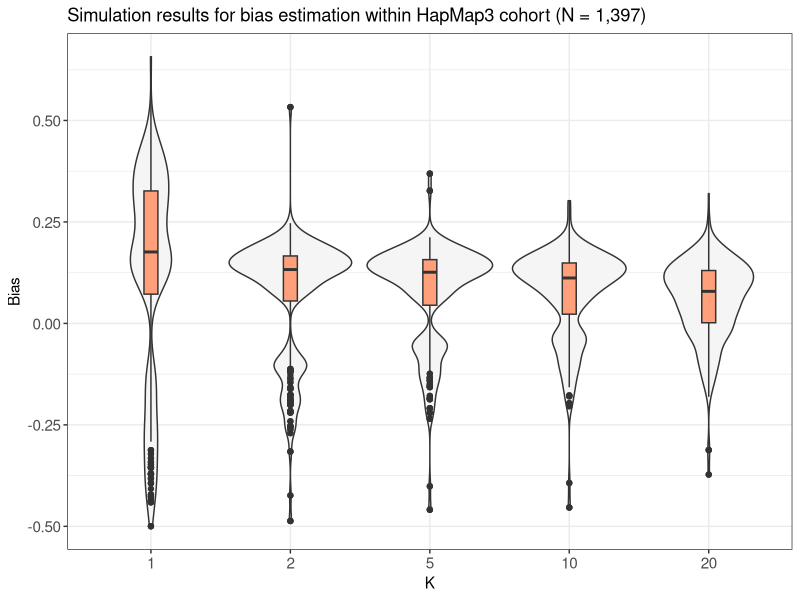
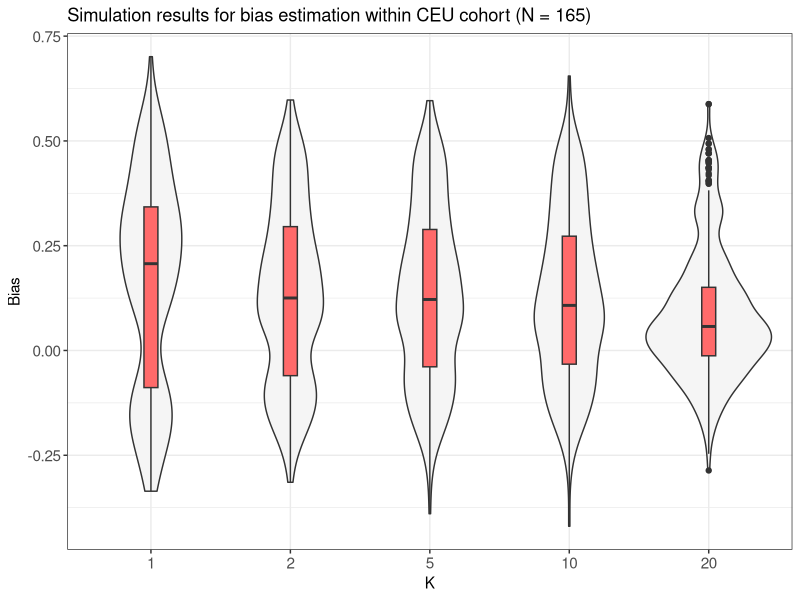
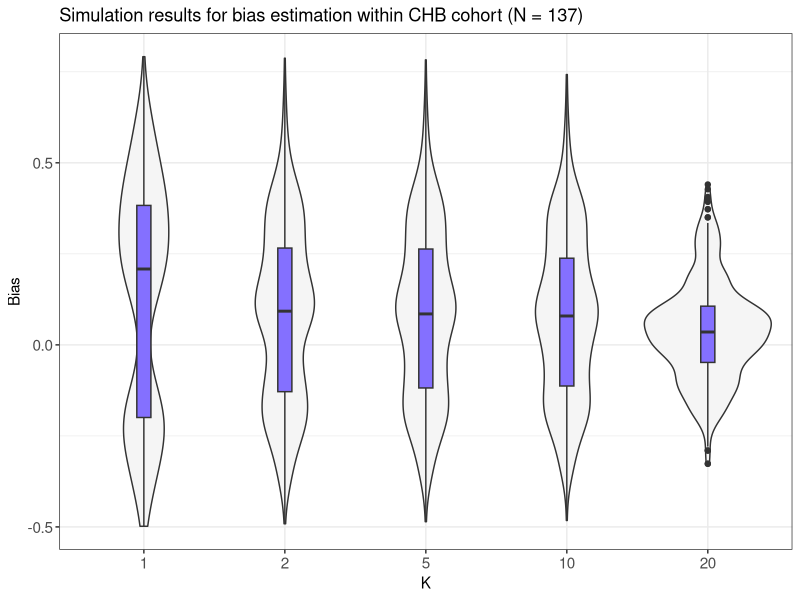
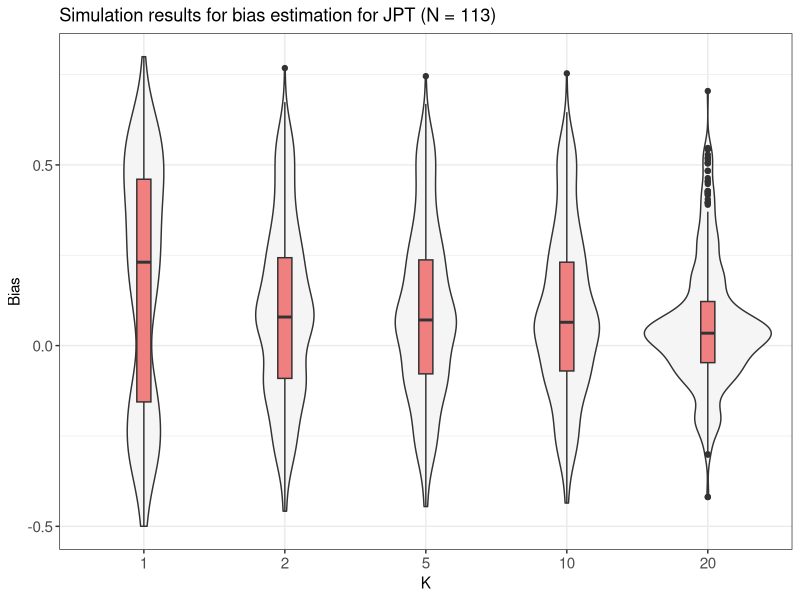
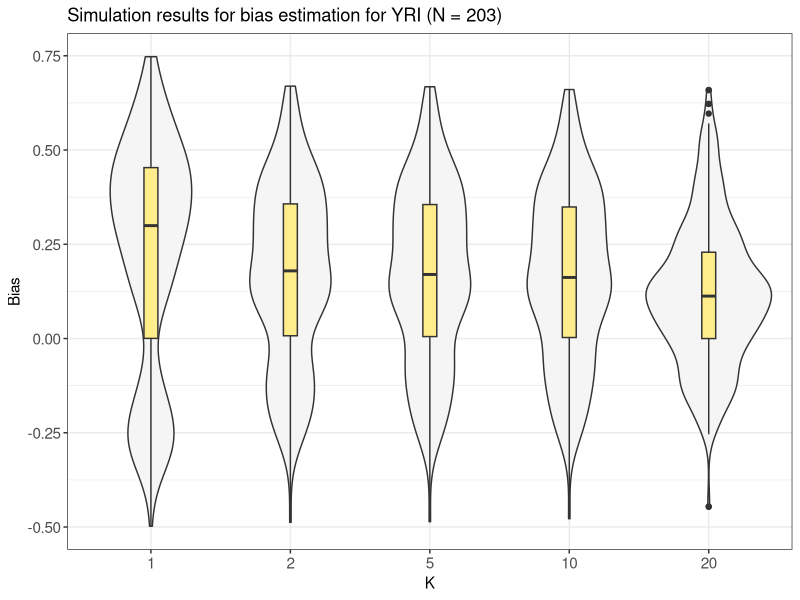
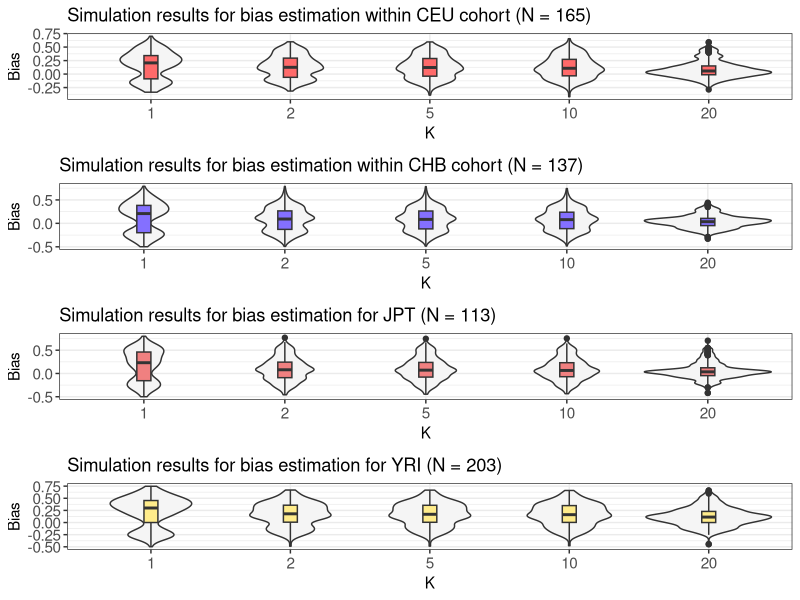
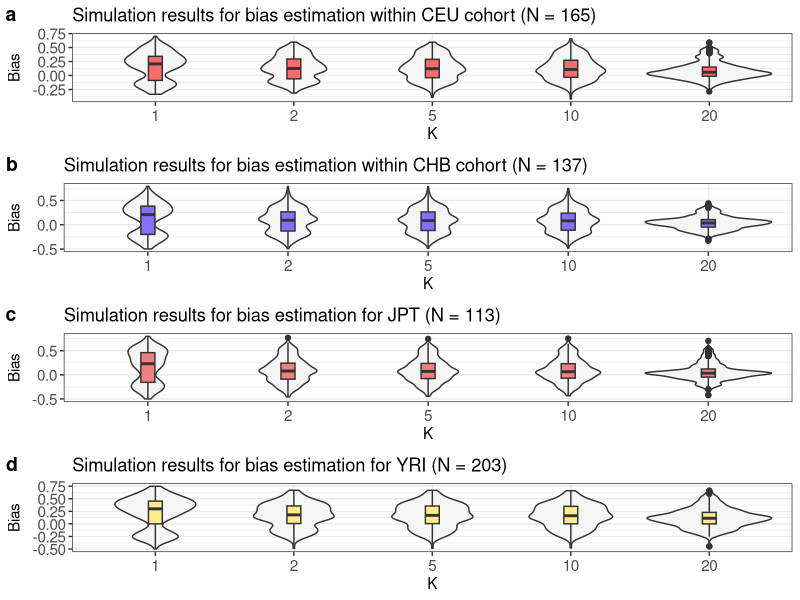
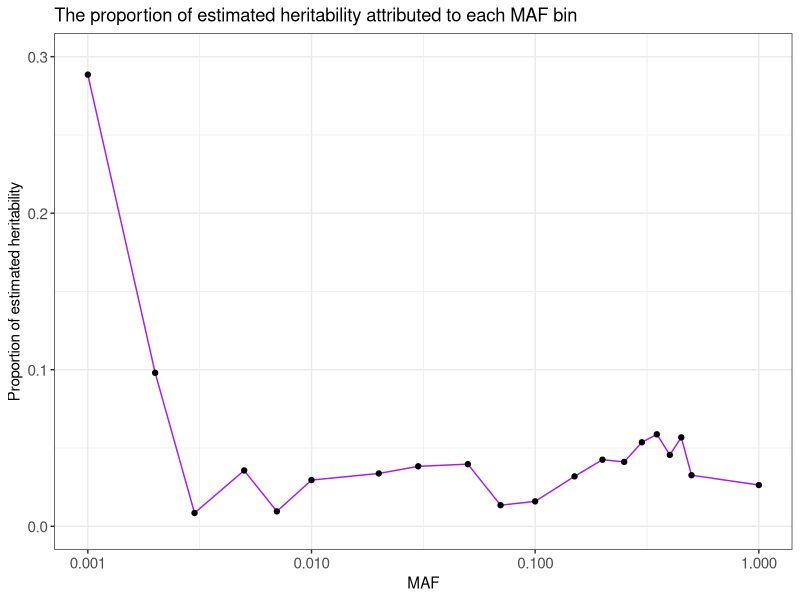

These figures' R source, in order:
## ---- chunk 1
knitr::opts_chunk$set(echo = TRUE)
## ---- chunk 2
library(ggplot2)
library(gridExtra)
library(grid)
library(cowplot)
## ---- chunk 3
bias_fin <- read.csv('../data/HapMap3.csv')

# mean and variance for different bins
# for K = 1
mean(bias_fin$K1)
var(bias_fin$K1)
# for K = 2
mean(bias_fin$K2)
var(bias_fin$K2)
# for K = 5
mean(bias_fin$K5)
var(bias_fin$K5)
# for K = 10
mean(bias_fin$K10)
var(bias_fin$K10)
# for K = 20
mean(bias_fin$K20)
var(bias_fin$K20)


sub1 <- as.data.frame(cbind(bias_fin$K1, rep(1,nrow(bias_fin))))
sub2 <- as.data.frame(cbind(bias_fin$K2, rep(2,nrow(bias_fin))))
sub3 <- as.data.frame(cbind(bias_fin$K5, rep(5,nrow(bias_fin))))
sub4 <- as.data.frame(cbind(bias_fin$K10, rep(10,nrow(bias_fin))))
sub5 <- as.data.frame(cbind(bias_fin$K20, rep(20,nrow(bias_fin))))
colnames(sub1) <- c('bias','k')
colnames(sub2) <- c('bias','k')
colnames(sub3) <- c('bias','k')
colnames(sub4) <- c('bias','k')
colnames(sub5) <- c('bias','k')


bias_plot <- rbind(sub1, sub2)
bias_plot <- rbind(bias_plot, sub3)
bias_plot <- rbind(bias_plot, sub4)
bias_plot <- rbind(bias_plot, sub5)

p0 <- ggplot(bias_plot, aes(x = as.factor(k), y = bias)) + 
        geom_violin(fill='gray96') +  
        geom_boxplot(width=0.1,fill='lightsalmon') +
        xlab("K") + 
        ylab("Bias") +
        ggtitle("Simulation results for bias estimation within HapMap3 cohort (N = 1,397)") +
        theme(plot.title=element_text(hjust=0.5, size=rel(1.0))) +
        theme_bw() +
        theme(axis.text = element_text(size=rel(1.0)),
              axis.title = element_text(size=rel(1.0)))
p0

## ---- chunk 4
bias_fin <- read.csv('../data/CEU.csv')

# mean and variance for different bins
# for K = 1
mean(bias_fin$K1)
var(bias_fin$K1)
# for K = 2
mean(bias_fin$K2)
var(bias_fin$K2)
# for K = 5
mean(bias_fin$K5)
var(bias_fin$K5)
# for K = 10
mean(bias_fin$K10)
var(bias_fin$K10)
# for K = 20
mean(bias_fin$K20)
var(bias_fin$K20)

sub1 <- as.data.frame(cbind(bias_fin$K1, rep(1,nrow(bias_fin))))
sub2 <- as.data.frame(cbind(bias_fin$K2, rep(2,nrow(bias_fin))))
sub3 <- as.data.frame(cbind(bias_fin$K5, rep(5,nrow(bias_fin))))
sub4 <- as.data.frame(cbind(bias_fin$K10, rep(10,nrow(bias_fin))))
sub5 <- as.data.frame(cbind(bias_fin$K20, rep(20,nrow(bias_fin))))
colnames(sub1) <- c('bias','k')
colnames(sub2) <- c('bias','k')
colnames(sub3) <- c('bias','k')
colnames(sub4) <- c('bias','k')
colnames(sub5) <- c('bias','k')


bias_plot <- rbind(sub1, sub2)
bias_plot <- rbind(bias_plot, sub3)
bias_plot <- rbind(bias_plot, sub4)
bias_plot <- rbind(bias_plot, sub5)

p1 <- ggplot(bias_plot, aes(x = as.factor(k), y = bias)) + 
        geom_violin(fill='gray96') +  
        geom_boxplot(width=0.1,fill='indianred1') +
        xlab("K") + 
        ylab("Bias") +
        ggtitle("Simulation results for bias estimation within CEU cohort (N = 165)") +
        theme(plot.title=element_text(hjust=0.5, size=rel(1.0))) +
        theme_bw() +
        theme(axis.text = element_text(size=rel(1.0)),
              axis.title = element_text(size=rel(1.0)))
p1
## ---- chunk 5
bias_fin <- read.csv('../data/CHB.csv')

# mean and variance for different bins
# for K = 1
mean(bias_fin$K1)
var(bias_fin$K1)
# for K = 2
mean(bias_fin$K2)
var(bias_fin$K2)
# for K = 5
mean(bias_fin$K5)
var(bias_fin$K5)
# for K = 10
mean(bias_fin$K10)
var(bias_fin$K10)
# for K = 20
mean(bias_fin$K20)
var(bias_fin$K20)

sub1 <- as.data.frame(cbind(bias_fin$K1, rep(1,nrow(bias_fin))))
sub2 <- as.data.frame(cbind(bias_fin$K2, rep(2,nrow(bias_fin))))
sub3 <- as.data.frame(cbind(bias_fin$K5, rep(5,nrow(bias_fin))))
sub4 <- as.data.frame(cbind(bias_fin$K10, rep(10,nrow(bias_fin))))
sub5 <- as.data.frame(cbind(bias_fin$K20, rep(20,nrow(bias_fin))))
colnames(sub1) <- c('bias','k')
colnames(sub2) <- c('bias','k')
colnames(sub3) <- c('bias','k')
colnames(sub4) <- c('bias','k')
colnames(sub5) <- c('bias','k')


bias_plot <- rbind(sub1, sub2)
bias_plot <- rbind(bias_plot, sub3)
bias_plot <- rbind(bias_plot, sub4)
bias_plot <- rbind(bias_plot, sub5)

p2 <- ggplot(bias_plot, aes(x = as.factor(k), y = bias)) + 
        geom_violin(fill='gray96') +  
        geom_boxplot(width=0.1,fill='lightslateblue') +
        xlab("K") + 
        ylab("Bias") +
        ggtitle("Simulation results for bias estimation within CHB cohort (N = 137)") +
        theme(plot.title=element_text(hjust=0.5, size=rel(1.0))) +
        theme_bw() +
        theme(axis.text = element_text(size=rel(1.0)),
              axis.title = element_text(size=rel(1.0)))
p2
## ---- chunk 6
bias_fin <- read.csv('../data/JPT.csv')

# mean and variance for different bins
# for K = 1
mean(bias_fin$K1)
var(bias_fin$K1)
# for K = 2
mean(bias_fin$K2)
var(bias_fin$K2)
# for K = 5
mean(bias_fin$K5)
var(bias_fin$K5)
# for K = 10
mean(bias_fin$K10)
var(bias_fin$K10)
# for K = 20
mean(bias_fin$K20)
var(bias_fin$K20)

sub1 <- as.data.frame(cbind(bias_fin$K1, rep(1,nrow(bias_fin))))
sub2 <- as.data.frame(cbind(bias_fin$K2, rep(2,nrow(bias_fin))))
sub3 <- as.data.frame(cbind(bias_fin$K5, rep(5,nrow(bias_fin))))
sub4 <- as.data.frame(cbind(bias_fin$K10, rep(10,nrow(bias_fin))))
sub5 <- as.data.frame(cbind(bias_fin$K20, rep(20,nrow(bias_fin))))
colnames(sub1) <- c('bias','k')
colnames(sub2) <- c('bias','k')
colnames(sub3) <- c('bias','k')
colnames(sub4) <- c('bias','k')
colnames(sub5) <- c('bias','k')


bias_plot <- rbind(sub1, sub2)
bias_plot <- rbind(bias_plot, sub3)
bias_plot <- rbind(bias_plot, sub4)
bias_plot <- rbind(bias_plot, sub5)

p3 <- ggplot(bias_plot, aes(x = as.factor(k), y = bias)) + 
        geom_violin(fill='gray96') +  
        geom_boxplot(width=0.1,fill='lightcoral') +
        xlab("K") + 
        ylab("Bias") +
        ggtitle("Simulation results for bias estimation for JPT (N = 113)") +
        theme(plot.title=element_text(hjust=0.5, size=rel(1.0))) +
        theme_bw() +
        theme(axis.text = element_text(size=rel(1.0)),
              axis.title = element_text(size=rel(1.0)))
p3
## ---- chunk 7
bias_fin <- read.csv('../data/YRI.csv')

# mean and variance for different bins
# for K = 1
mean(bias_fin$K1)
var(bias_fin$K1)
# for K = 2
mean(bias_fin$K2)
var(bias_fin$K2)
# for K = 5
mean(bias_fin$K5)
var(bias_fin$K5)
# for K = 10
mean(bias_fin$K10)
var(bias_fin$K10)
# for K = 20
mean(bias_fin$K20)
var(bias_fin$K20)

sub1 <- as.data.frame(cbind(bias_fin$K1, rep(1,nrow(bias_fin))))
sub2 <- as.data.frame(cbind(bias_fin$K2, rep(2,nrow(bias_fin))))
sub3 <- as.data.frame(cbind(bias_fin$K5, rep(5,nrow(bias_fin))))
sub4 <- as.data.frame(cbind(bias_fin$K10, rep(10,nrow(bias_fin))))
sub5 <- as.data.frame(cbind(bias_fin$K20, rep(20,nrow(bias_fin))))
colnames(sub1) <- c('bias','k')
colnames(sub2) <- c('bias','k')
colnames(sub3) <- c('bias','k')
colnames(sub4) <- c('bias','k')
colnames(sub5) <- c('bias','k')


bias_plot <- rbind(sub1, sub2)
bias_plot <- rbind(bias_plot, sub3)
bias_plot <- rbind(bias_plot, sub4)
bias_plot <- rbind(bias_plot, sub5)

p4 <- ggplot(bias_plot, aes(x = as.factor(k), y = bias)) + 
        geom_violin(fill='gray96') +  
        geom_boxplot(width=0.1,fill='lightgoldenrod1') +
        xlab("K") + 
        ylab("Bias") +
        ggtitle("Simulation results for bias estimation for YRI (N = 203)") +
        theme(plot.title=element_text(hjust=0.5, size=rel(1.0))) +
        theme_bw() +
        theme(axis.text = element_text(size=rel(1.0)),
              axis.title = element_text(size=rel(1.0)))
p4
## ---- chunk 8
# combined into one figure
grid.arrange(p1, p2, p3, p4, nrow = 4)
# adding labels for sub-figures
plot_grid(p1,p2,p3,p4,
          ncol=1,
          labels = c('a','b','c','d'))
## ---- chunk 9
h2_dat <- read.csv("../data/h2_k20_mac1.csv")
# calculate total heritability explained by genetic effects
sum(h2_dat$h2)
# calculate proportion of h2 contributed by each bin
h2_dat$h2_p = h2_dat$h2/sum(h2_dat$h2)
# proportion of h2 contributed by ultrarare variants
sum(h2_dat$h2_p[1])

ggplot(h2_dat, aes(x = MAF, y = h2_p)) + 
  geom_line(color='purple') +
  geom_point() +
  xlab("MAF") + 
  ylab("Proportion of estimated heritability") +
  scale_x_continuous(trans='log10', limits = c(1e-3, 1)) +
  ylim(0,0.30) +
  ggtitle("The proportion of estimated heritability attributed to each MAF bin") +
  theme(plot.title=element_text(hjust=0.5, size=rel(1.0))) +
  theme_bw() +
  theme(axis.text = element_text(size=rel(1.0)),
        axis.title = element_text(size=rel(1.0)))
